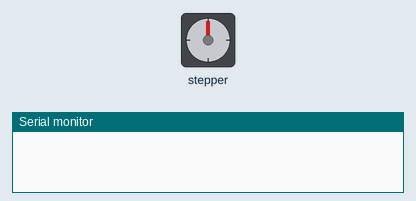
The sketch below on a simulated Arduino Uno, built with avr-gcc and run on an emulated ATmega328P. Shown: stepper motor, the last lines printed to the serial monitor. Wiring (inferred from the names in the program): stepper motor (200 steps per turn assumed): coils pin 8, pin 9, pin 10, pin 11.

Above: at 0.05 s.
At 0.45 s:
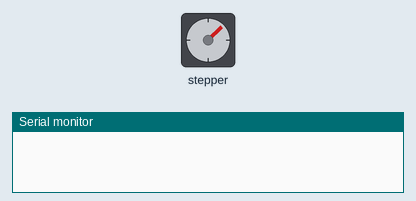
At 0.9 s:
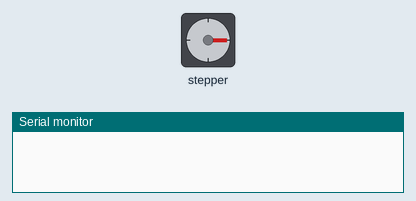
At 1.95 s:
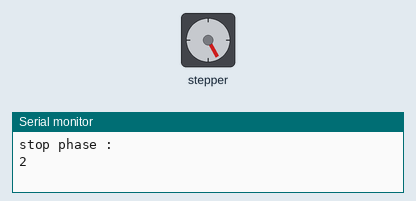
Timing chart, 0 to 4.6 s (numbered marks = the images above):
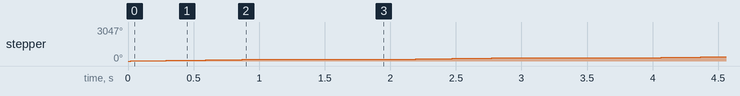

Measured:
- by itself, stepper: turns 151° clockwise in 0.97 s, repeating every 2.0 s

The sketch:

stepper3_test.ino
```cpp
/* Stepper Copal
 * -------------
 *
 * Program to drive a stepper motor coming from a 5'25 disk drive
 * according to the documentation I found, this stepper: "[...] motor
 * made by Copal Electronics, with 1.8 degrees per step and 96 ohms
 * per winding, with center taps brought out to separate leads [...]"
 * [http://www.cs.uiowa.edu/~jones/step/example.html]
 *
 * It is a unipolar stepper motor with 5 wires:
 *
 * - red: power connector, I have it at 5V and works fine
 * - orange and black: coil 1
 * - brown and yellow: coil 2
 *
 * (cleft) 2005 DojoDave for K3
 * http://www.0j0.org | http://arduino.berlios.de
 *
 * @author: David Cuartielles
 * @date: 20 Oct. 2005
 */

int motorPin1 = 8;
int motorPin2 = 9;
int motorPin3 = 10;
int motorPin4 = 11;
int delayTime = 10;

void setup() {
  pinMode(motorPin1, OUTPUT);
  pinMode(motorPin2, OUTPUT);
  pinMode(motorPin3, OUTPUT);
  pinMode(motorPin4, OUTPUT);
  Serial.begin(9600);
}

void loop() {
int stop_phase;
stop_phase= clockwise(100);
Serial.println("stop phase : ");
Serial.println(stop_phase);
  delay(1000);


}

int clockwise(int n)
{
  int i=0;
  for(int i=0; i<n; i++)
  {
  if(i!=n-1){
  phase1();
  i++;
    if(i!=n-1){
    phase2();
    i++;
       if(i!=n-1){
       phase3();
       i++;
              if(i!=n-1){
               phase4();
               i++;
               }
             else{return 4;}
       }
       else{return 3;}
    }
    else{return 2;}
  }
  else{return 1;}

  if(i<n){
  digitalWrite(motorPin1, LOW);
  digitalWrite(motorPin2, HIGH);
  digitalWrite(motorPin3, LOW);
  digitalWrite(motorPin4, LOW);
  delay(delayTime);
  }

  if(i<n){
  i++;
  digitalWrite(motorPin1, LOW);
  digitalWrite(motorPin2, LOW);
  digitalWrite(motorPin3, HIGH);
  digitalWrite(motorPin4, LOW);
  delay(delayTime);
  i++;
   }
  else{return 2;}
  if(i<n){
  digitalWrite(motorPin1, LOW);
  digitalWrite(motorPin2, LOW);
  digitalWrite(motorPin3, LOW);
  digitalWrite(motorPin4, HIGH);
  delay(delayTime);
   }
  else{return 3;}

  }
  return 0;
}


void phase1()
{
  digitalWrite(motorPin1, HIGH);
  digitalWrite(motorPin2, LOW);
  digitalWrite(motorPin3, LOW);
  digitalWrite(motorPin4, LOW);
  delay(delayTime);
}
void phase2()
{
  digitalWrite(motorPin1, LOW);
  digitalWrite(motorPin2, HIGH);
  digitalWrite(motorPin3, LOW);
  digitalWrite(motorPin4, LOW);
  delay(delayTime);
}
void phase3()
{
  digitalWrite(motorPin1, LOW);
  digitalWrite(motorPin2, LOW);
  digitalWrite(motorPin3, HIGH);
  digitalWrite(motorPin4, LOW);
  delay(delayTime);
}
void phase4()
{
  digitalWrite(motorPin1, LOW);
  digitalWrite(motorPin2, LOW);
  digitalWrite(motorPin3, LOW);
  digitalWrite(motorPin4, HIGH);
  delay(delayTime);
}

void sens_anti_horraire()
{
    //sens inverse des aiguille d'une montre
  digitalWrite(motorPin1, LOW);
  digitalWrite(motorPin2, LOW);
  digitalWrite(motorPin3, LOW);
  digitalWrite(motorPin4, HIGH);
  delay(delayTime);
    digitalWrite(motorPin1, LOW);
  digitalWrite(motorPin2, LOW);
  digitalWrite(motorPin3, HIGH);
  digitalWrite(motorPin4, LOW);
  delay(delayTime);
    digitalWrite(motorPin1, LOW);
  digitalWrite(motorPin2, HIGH);
  digitalWrite(motorPin3, LOW);
  digitalWrite(motorPin4, LOW);
  delay(delayTime);
    digitalWrite(motorPin1, HIGH);
  digitalWrite(motorPin2, LOW);
  digitalWrite(motorPin3, LOW);
  digitalWrite(motorPin4, LOW);
  delay(delayTime);
}
```
